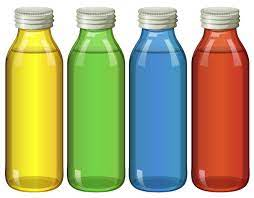
#> input picture project in python/count of object/bottles.jpg, 254 x 198 px
$ jupyter execute countObject.ipynb
#> lines starting #> are read from the running program, lines starting #| are printed output that depends on the picture; after the words box and inside, x2 and y2 are one past the last pixel; in counts of white or black regions, pixels touching at a corner belong together
[cell 1]
import cv2
import matplotlib.pyplot as plt
import numpy as np

[cell 2]
# first we read the image ,to continue we used cv2

[cell 3]
image = cv2.imread('bottles.jpg')
#> image is the input picture: shape (198, 254, 3); mean B, G, R 127.2, 171.6, 171.9
plt.imshow(image)

[cell 4]
# in order to reduced  down noise , weight ,size of the object
#to process the image faster and smoother we uesd grey scale

[cell 5]
gray = cv2.cvtColor(image, cv2.COLOR_BGR2GRAY)
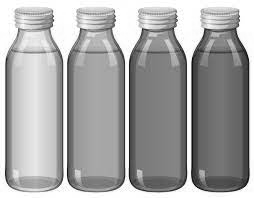
#> gray: shape (198, 254); min 9, max 255, mean 166.7
plt.imshow(gray , cmap="gray")

[cell 6]
#to make better use we will make the image blur
# if we will don't do it ,it will unable to count the task

[cell 7]
blur = cv2.GaussianBlur(gray , (11,11),0)
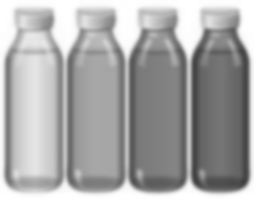
#> blur: shape (198, 254); min 63, max 255, mean 166.6
plt.imshow(blur ,cmap="gray")

[cell 8]
#we have to identiy edge of the blur images
#for these use candy identification of edge
#3=kernel size for soble operation

[cell 9]
canny = cv2.Canny(blur, 50,240.40,3)
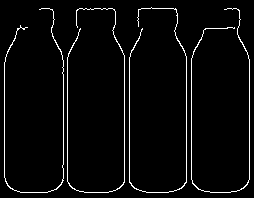
#> canny: shape (198, 254); 3.7% white in thin lines or dots
plt.imshow(canny , cmap="gray")

[cell 10]
dilated = cv2.dilate(canny, (1,1), iterations=0)
plt.imshow(dilated,cmap="gray")

[cell 11]
(cnt,hierarchy) = cv2.findContours(dilated.copy(), cv2.RETR_EXTERNAL, cv2.CHAIN_APPROX_SIMPLE)
#> cnt = 4 contours; box (x1, y1, x2, y2) and area: (4, 8, 64, 193) 34, (191, 8, 250, 193) 33, (129, 7, 187, 193) 33, (67, 8, 125, 193) 31
rgb = cv2.cvtColor(image, cv2.COLOR_BGR2RGB)
cv2.drawContours(rgb,cnt,-1,(0,255,0),2)
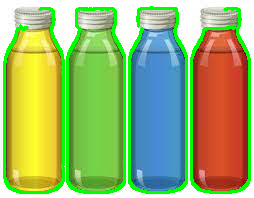
#> rgb: shape (198, 254, 3); mean R, G, B 152.7, 181.8, 109.8
print("Bottles in the images is: " ,len(cnt))
#| Bottles in the images is:  4
plt.imshow(rgb)
